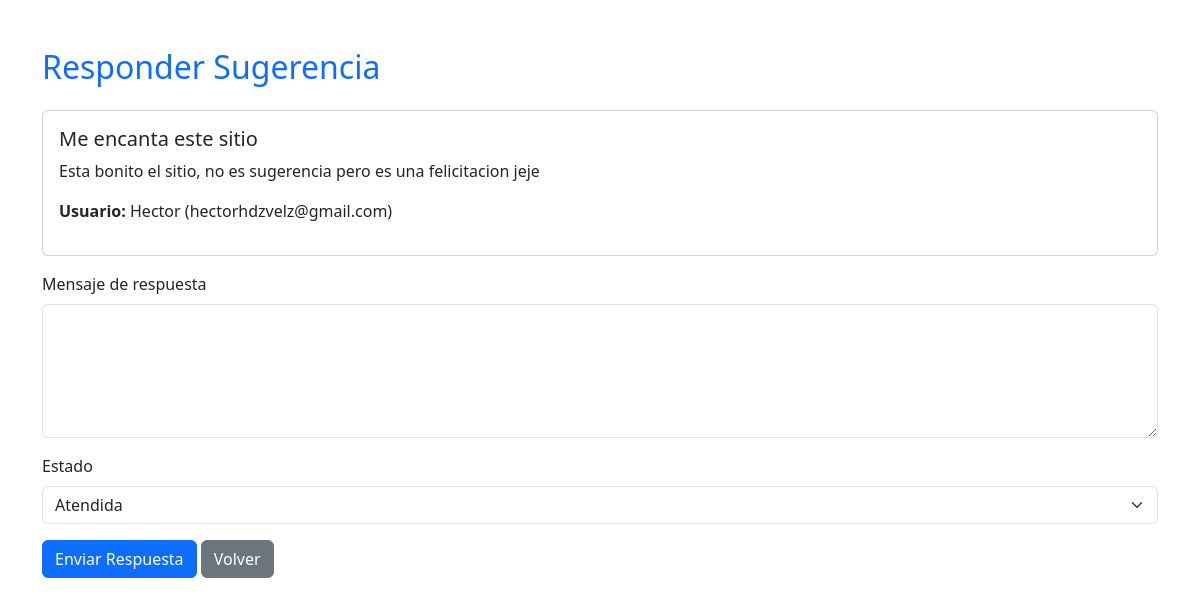
Page /public/admin/sugerencia_responder.php?id=1 (signed in) on the committed database.
### tables this page shows
CREATE TABLE `sugerencia` (
  `idSugerencia` int(11) NOT NULL,
  `Usuario_idUsuario` int(11) DEFAULT NULL,
  `Titulo` varchar(150) NOT NULL,
  `Descripcion` text NOT NULL,
  `Estado` enum('PENDIENTE','EN_PROCESO','ATENDIDA','CERRADA') DEFAULT 'PENDIENTE',
  `FechaRegistro` datetime NOT NULL DEFAULT current_timestamp()
);

CREATE TABLE `usuario` (
  `idUsuario` int(11) NOT NULL,
  `Nombre` varchar(60) NOT NULL,
  `ApellidoP` varchar(60) NOT NULL,
  `ApellidoM` varchar(60) NOT NULL,
  `Email` varchar(100) NOT NULL,
  `PasswordHash` varchar(255) NOT NULL,
  `Telefono` varchar(25) NOT NULL,
  `FechaRegistro` datetime NOT NULL DEFAULT current_timestamp(),
  `Activo` tinyint(1) NOT NULL DEFAULT 1,
  `Tipo` varchar(45) NOT NULL,
  `FechaActualizacion` datetime DEFAULT NULL,
  `IntentosFallidos` int(11) NOT NULL DEFAULT 0,
  `BloqueadoHasta` datetime DEFAULT NULL,
  `PasswordResetToken` varchar(64) DEFAULT NULL,
  `PasswordResetExpires` datetime DEFAULT NULL
);

### app/models/Sugerencia.php (called while the page is built, shortened)
<?php
class Sugerencia {
    public static function getById($pdo, $id) {
        $stmt = $pdo->prepare('SELECT s.*, u.Nombre AS UsuarioNombre, u.Email AS UsuarioEmail FROM Sugerencia s LEFT JOIN Usuario u ON s.Usuario_idUsuario = u.idUsuario WHERE s.idSugerencia = ? LIMIT 1');
        $stmt->execute([$id]);
        return $stmt->fetch();
    }
}
?>

### public/admin/sugerencia_responder.php (the view, shortened to what this page needs)
<?php
require_once '../../app/models/Sugerencia.php';
$id = $_GET['id'] ?? null;
$s = Sugerencia::getById($pdo, $id);
?>
<!DOCTYPE html>
<html lang="es">
<head>
    <link rel="stylesheet" href="../assets/css/style.css">
    <link href="https://cdn.jsdelivr.net/npm/bootstrap@5.3.2/dist/css/bootstrap.min.css" rel="stylesheet">
</head>
<body>
    <div class="container py-5">
        <h2 class="text-primary mb-4">Responder Sugerencia</h2>
        <div class="card mb-3">
            <div class="card-body">
                <h5><?= htmlspecialchars($s['Titulo']) ?></h5>
                <p><?= nl2br(htmlspecialchars($s['Descripcion'])) ?></p>
                <p><strong>Usuario:</strong> <?= htmlspecialchars($s['UsuarioNombre'] ?? 'Anónimo') ?> (<?= htmlspecialchars($s['UsuarioEmail'] ?? '') ?>)</p>
            </div>
        </div>
        <form method="POST">
            <div class="mb-3">
                <label class="form-label">Mensaje de respuesta</label>
                <textarea name="mensaje" class="form-control" rows="5" required></textarea>
            </div>
            <div class="mb-3">
                <label class="form-label">Estado</label>
                <select name="estado" class="form-select">
                    <option value="ATENDIDA" <?= $s['Estado']=='ATENDIDA' ? 'selected' : '' ?>>Atendida</option>
                </select>
            </div>
            <button type="submit" name="responder" class="btn btn-primary">Enviar Respuesta</button>
            <a href="sugerencias.php" class="btn btn-secondary">Volver</a>
        </form>
    </div>
</body>
</html>

### public/assets/css/style.css (style rules this page uses)
body { font-family: 'Segoe UI', Arial, sans-serif; background-color: #f8f9fa; color: #333; }
h1, h2, h3, h4 { font-weight: 700; }
.btn-primary { background-color: #007bff; border: none; }
.text-primary { color: #007bff !important; }
:root { --red: #e60000; --purple: #7b2ad1; --yellow: #fff176; --title-yellow: #ffe56b; --nav-height: 110px; --font-sans: "Helvetica Neue", Arial, Helvetica, sans-serif; }
* { box-sizing: border-box; }
body { margin: 0; font-family: var(--font-sans); background: #fff; }

### rows in the picture
sugerencia: Titulo "Me encanta este sitio", Descripcion "Esta bonito el sitio, no es sugerencia pero es una felicitacion jeje", Usuario_idUsuario.Nombre "Hector", Usuario_idUsuario.Email "hectorhdzvelz@gmail.com", estado "Atendida"
